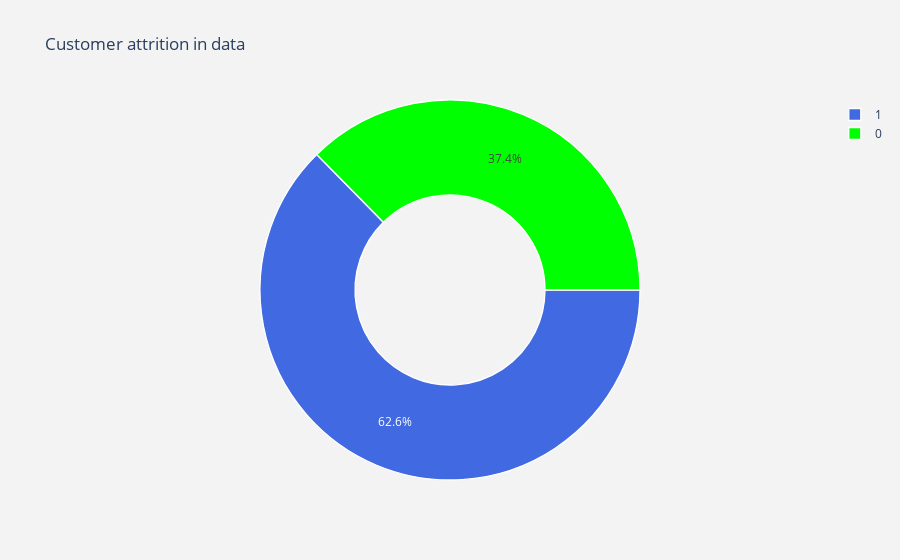

Notebook code for this chart:
### Code cell
#labels
lab = data_set["Risk"].value_counts().keys().tolist()
#values
val = data_set["Risk"].value_counts().values.tolist()

trace = go.Pie(labels = lab ,
               values = val ,
               marker = dict(colors =  [ 'royalblue' ,'lime'],
                             line = dict(color = "white",
                                         width =  1.3)
                            ),
               rotation = 90,
               hoverinfo = "label+value+text",
               hole = .5
              )
layout = go.Layout(dict(title = "Customer attrition in data",
                        plot_bgcolor  = "rgb(243,243,243)",
                        paper_bgcolor = "rgb(243,243,243)",
                       )
                  )

data = [trace]
fig = go.Figure(data = data,layout = layout)
py.iplot(fig)

### Figure 1 — Plotly figure (JSON) as saved in the notebook; plotly's stock layout.template omitted (floating-point values rounded to 4 significant figures)
{"data": [{"hole": 0.5, "hoverinfo": "label+value+text", "labels": [1, 0], "marker": {"colors": ["royalblue", "lime"], "line": {"color": "white", "width": 1.3}}, "rotation": 90, "type": "pie", "values": [486, 290]}], "layout": {"paper_bgcolor": "rgb(243,243,243)", "plot_bgcolor": "rgb(243,243,243)", "title": {"text": "Customer attrition in data"}}}
